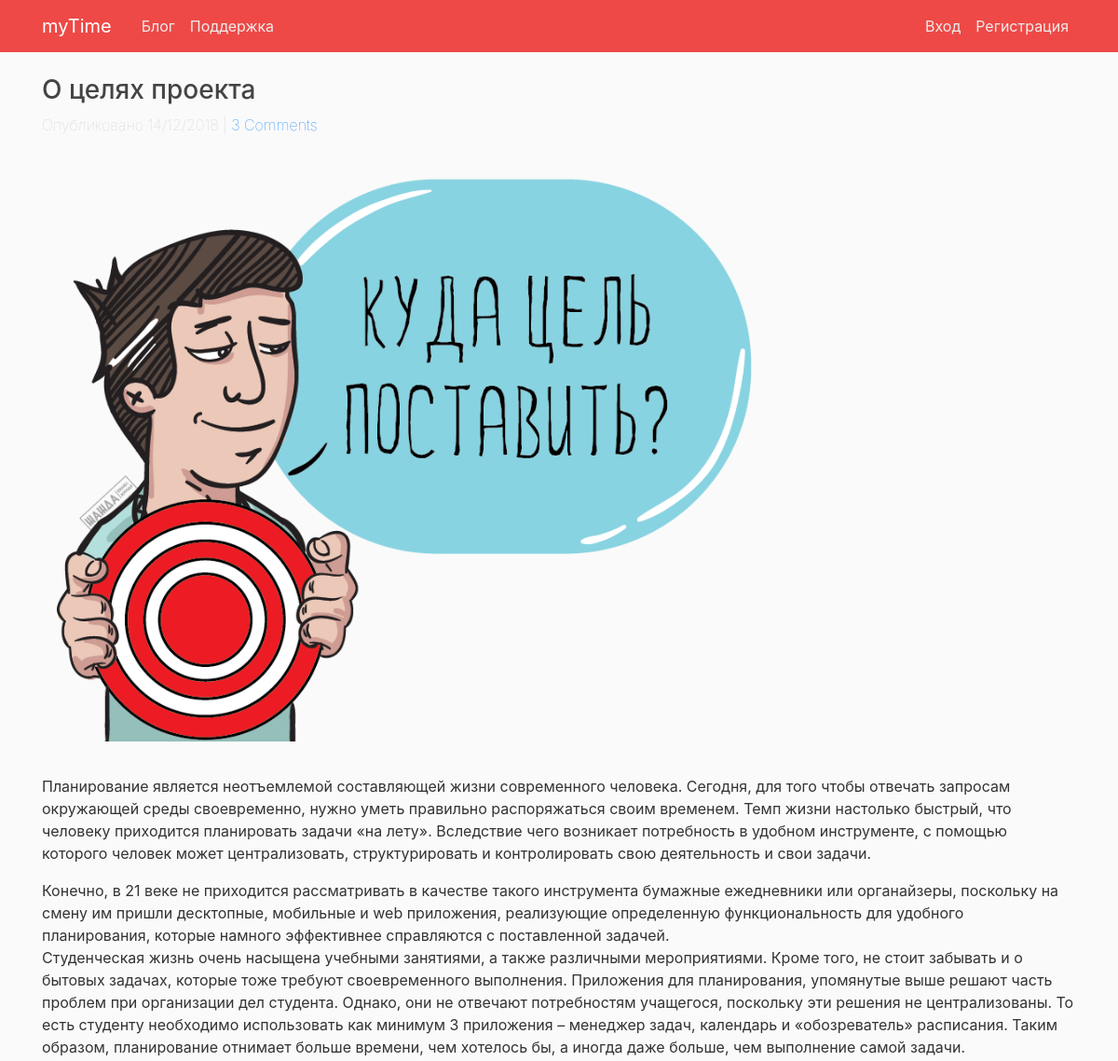
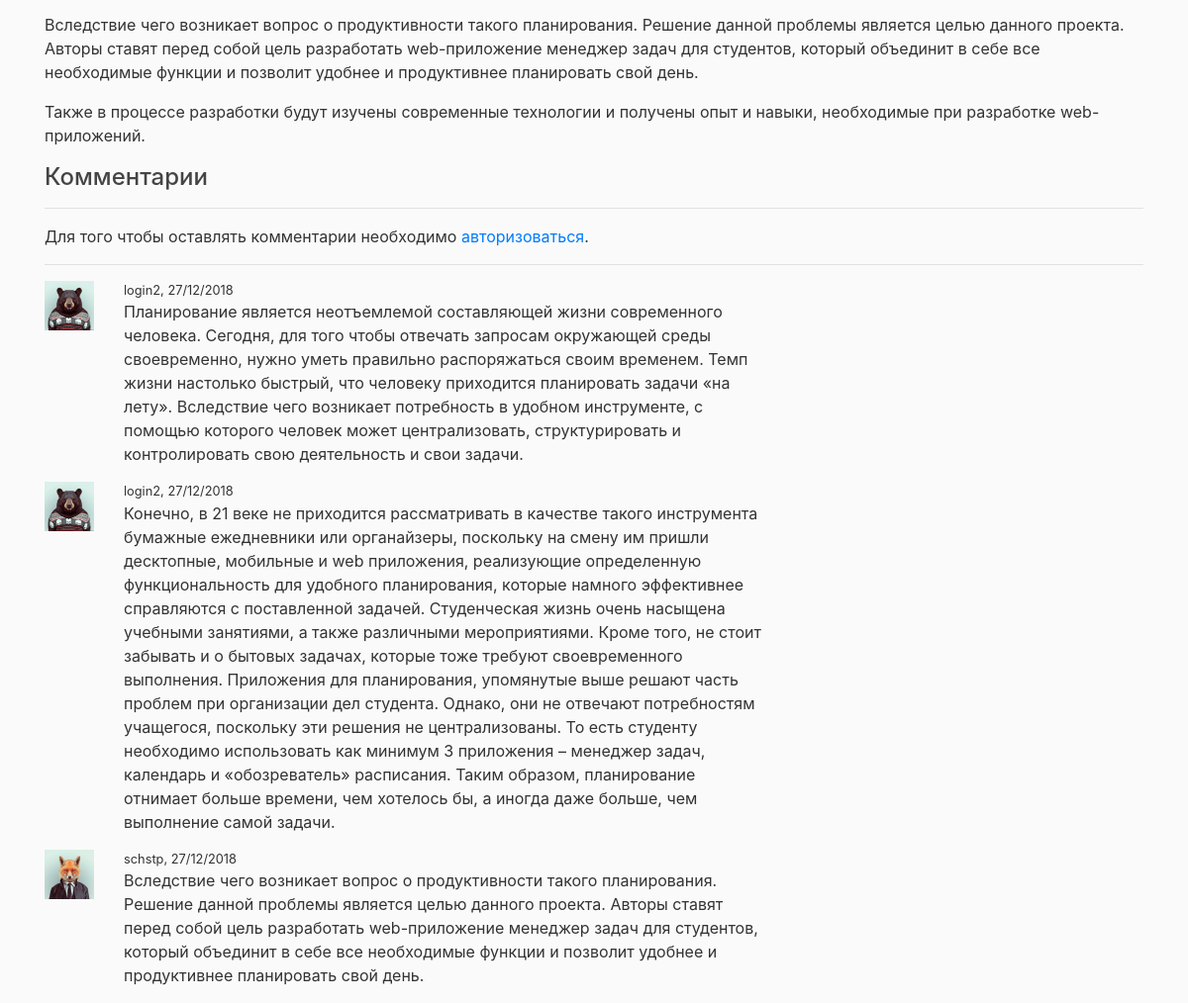
/blog/5/, run on the app's committed database (2 pictures, top to bottom).
### blog/models.py (models this page shows, shortened)
class Article (models.Model):
    title = models.CharField(max_length=120)
    slug = models.SlugField()
    description = models.TextField()
    post = models.TextField()
    mainImage = models.ImageField(blank = True, upload_to = main_image_folder)
    date = models.DateTimeField()
    class Meta:
        ordering = ['-date']

class Comment(models.Model):
    author = models.ForeignKey(User, on_delete = models.CASCADE)
    content = models.TextField()
    timestemp = models.DateTimeField(auto_now_add = True, auto_now = False)
    article = models.ForeignKey(Article, on_delete = models.CASCADE)
    class Meta:
        ordering = ['-timestemp']

### accounts/models.py (models this page shows, shortened)
class UserProfile (models.Model):
    user = models.OneToOneField(User, on_delete=models.CASCADE)
    avatar = models.ImageField(upload_to="profile_images", default="default_avatar/default.png")
    def create_profile(sender, **kwargs):
        if kwargs['created']:
            user_profile = UserProfile.objects.create(user=kwargs['instance'])
    post_save.connect(create_profile, sender=User)

### blog/views.py (the view)
# urls.py: re_path(r'^(?P<pk>\d+)/', views.article_detail, name='blog-post'),
def article_detail(request, pk):
    context = {
        'title': 'Blog',
        'article': Article.objects.get(id = pk),
        'comments': Article.objects.get(id = pk).comment_set.all(),
        'form': CommentForm,
    }
    return render(request, 'blog/article.html', context)

### blog/templates/blog/article.html (shortened to what this page needs)
{% extends "guest/base.html" %}
{% load crispy_forms_tags %}
{% block content %}
<div class="container">
    <div class="row">
        <div class="col-12">
            <h3>{{article.title}}</h3>
            <p class="post-date">Опубликовано {{article.date|date:"d/m/Y"}} |
                {% if comments.count > 0 %}
                <a href="#comlink">{{comments.count}} Comments</a>
                {% endif %}
            </p>
            {%if article.mainImage %}
            <img class="post-img" src="{{article.mainImage.url}}">
            {% endif %}
            <p class="post-descr">{{article.post |safe|linebreaks}}</p>
            <h4>Комментарии</h4>
            {% if user.is_authenticated %}
            <hr>
            <div class="row">
                <div class="col-sm-1 pr-0">
                    <img class="user-avatar" src="{{user.userprofile.avatar.url}}">
                </div>
                <div class="col-sm-7 col-sm-offset-2 pl-0">
                    <form action="" method="POST">
                        <input type="hidden" id="article" data-id="{{article.id}}">
                        {% csrf_token %}
                        {{form | crispy}}
                        <input type="submit" value="Добавить комментарий" id="add_comment" class="btn btn-outline-success">
                    </form>
                </div>
            </div>
            <hr>
            <div class="new_comment"></div>
            {% else %}
            <hr>
            <p>Для того чтобы оставлять комментарии необходимо <a href="{% url 'login' %}">авторизоваться</a>.</p>
            <hr>
            {% endif %}
            {% for comment in comments %}
            <div class="row">
                <div class="col-sm-1 pr-0">
                    <img class="user-avatar" src="{{comment.author.userprofile.avatar.url}}">
                </div>
                <div class="col-sm-7 col-sm-offset-2 pl-0">
                    <small>{{comment.author.username}}, {{comment.timestemp|date:"d/m/Y"}}</small>
                    <p>{{comment.content}}</p>
                </div>
            </div>
            {% endfor %}
        </div>
    </div>
{% endblock content %}

### guest/static/my_time/main.css (style rules this page uses)
body { background: #fafafa; color: #333333; margin-top: 5rem; }
h1, h2, h3, h4, h5, h6 { color: #444444; }
.post-img { padding:20px 0; max-width:70%; max-height:auto; }
.user-avatar { max-width:50px; max-height:auto; }
.post-date { color: #ccced2; font-weight:50; }
.post-descr { color: #444444; font-size:13pt; }

### data on the page
Article: title "О целях проекта", date "14/12/2018", mainImage (picture), post "Планирование является неотъемлемой составляющей жизни современного человека. Сегодня, для того чтобы отвечать запросам окружающей среды своевременно, нужно уметь правильно распоряжаться своим временем. Темп жизни настолько быстрый, что человеку приходится планировать задачи «на лету». Вследствие чего возникает потребность в удобном инструменте, с помощью которого человек может централизовать, структурировать и контролировать свою деятельность и свои задачи. Конечно, в 21 веке не приходится рассматривать в качестве такого инструмента бумажные ежедневники или органайзеры, поскольку на смену им пришли десктопные, мобильные и web приложения, реализующие определенную функциональность для…"
Comment: author.userprofile.avatar (picture), author.username "login2", timestemp "27/12/2018", content "Планирование является неотъемлемой составляющей жизни современного человека. Сегодня, для того чтобы отвечать запросам окружающей среды своевременно, нужно уметь правильно распоряжаться своим временем. Темп жизни настолько быстрый, что человеку приходится планировать задачи «на лету». Вследствие чего возникает потребность в удобном инструменте, с помощью которого человек может централизовать, структурировать и контролировать свою деятельность и свои задачи."
Comment: author.userprofile.avatar (picture), author.username "login2", timestemp "27/12/2018", content "Конечно, в 21 веке не приходится рассматривать в качестве такого инструмента бумажные ежедневники или органайзеры, поскольку на смену им пришли десктопные, мобильные и web приложения, реализующие определенную функциональность для удобного планирования, которые намного эффективнее справляются с поставленной задачей. Студенческая жизнь очень насыщена учебными занятиями, а также различными мероприятиями. Кроме того, не стоит забывать и о бытовых задачах, которые тоже требуют своевременного выполнения. Приложения для планирования, упомянутые выше решают часть проблем при организации дел студента. Однако, они не отвечают потребностям учащегося, поскольку эти решения не централизованы. То есть…"
Comment: author.userprofile.avatar (picture), author.username "schstp", timestemp "27/12/2018", content "Вследствие чего возникает вопрос о продуктивности такого планирования. Решение данной проблемы является целью данного проекта. Авторы ставят перед собой цель разработать web-приложение менеджер задач для студентов, который объединит в себе все необходимые функции и позволит удобнее и продуктивнее планировать свой день."

### other printed values
{{ comments.count }} "3"
